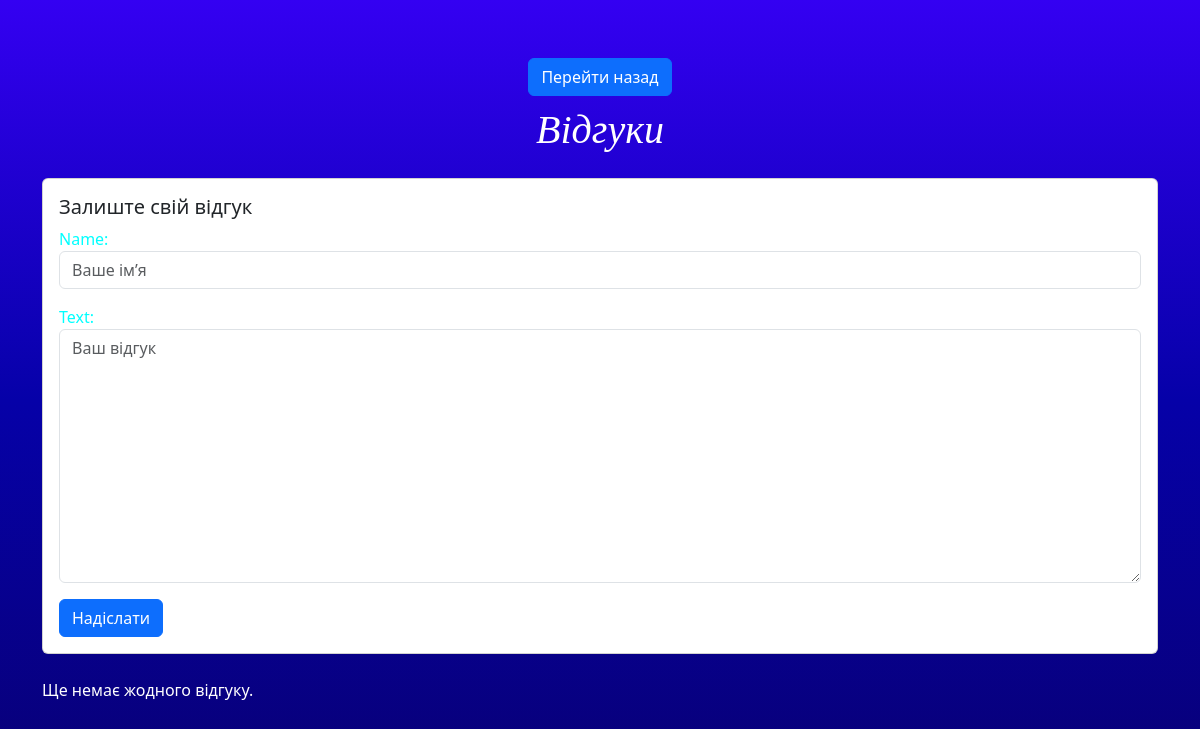
The app's page /reviews_list/, older data.
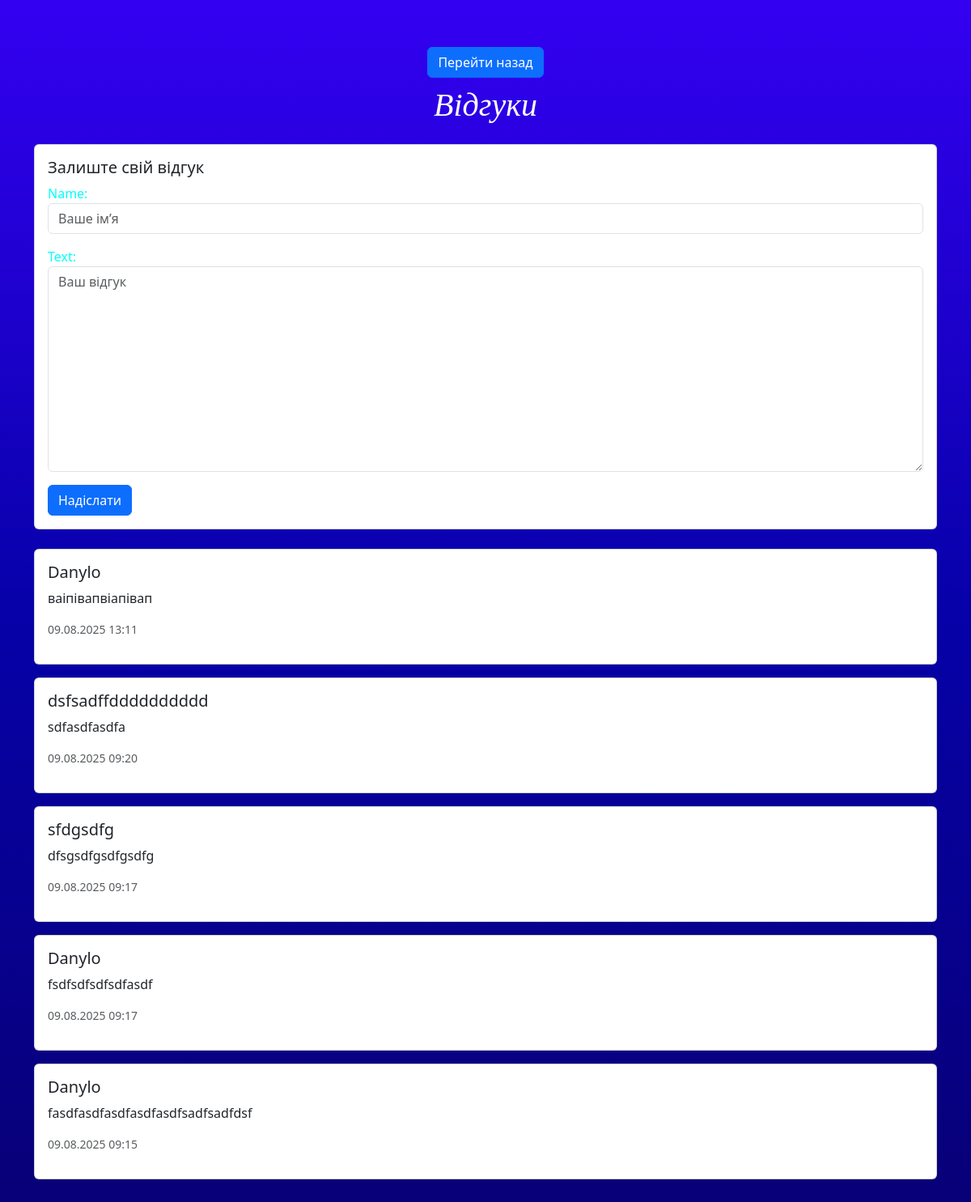
The same page, newer data.
### booking/models.py (models this page shows, shortened)
class Reviews(models.Model):
    name = models.CharField(max_length=30)
    text = models.TextField()
    created_at = models.DateTimeField(auto_now_add=True)

### booking/views.py (the view)
# urls.py: path("reviews_list/", views.reviews_list, name="reviews_list"),
def reviews_list(request):
    reviews = Reviews.objects.order_by('-created_at')  # Новіші зверху
    if request.method == 'POST':
        form = ReviewsForm(request.POST)
        if form.is_valid():
            form.save()
            return redirect('reviews_list')
    else:
        form = ReviewsForm()
    return render(request, 'reviews_list.html', {'reviews': reviews, 'form': form})

### booking/forms.py
class ReviewsForm(forms.ModelForm):
    class Meta:
        model = Reviews
        fields = ['name', 'text']
        widgets = {
            'name': forms.TextInput(attrs={'class': 'form-control', 'placeholder': 'Ваше ім’я'}),
            'text': forms.Textarea(attrs={'class': 'form-control', 'placeholder': 'Ваш відгук'}),
        }

### hotel_system/templates/reviews_list.html (shortened to what this page needs)
{% load static %}
<!DOCTYPE html>
<html lang="en">
<head>
    <link rel="stylesheet" href="{% static 'styles.css' %}">
    <link href="https://cdn.jsdelivr.net/npm/bootstrap@5.3.3/dist/css/bootstrap.min.css" rel="stylesheet">
</head>
<body class="container py-5">
<div class="text-center" >
    <a href="{% url 'booking' %}" class="btn btn-primary text-center">Перейти назад</a>
</div>
<h1 class="mb-4">Відгуки</h1>
<div class="card mb-4">
    <div class="card-body">
        <h5 class="card-title">Залиште свій відгук</h5>
        <form method="post">
            {{ form.as_p }}
            <button type="submit" class="btn btn-primary">Надіслати</button>
        </form>
    </div>
</div>
{% for review in reviews %}
<div class="card mb-3">
    <div class="card-body">
        <h5 class="card-title">{{ review.name }}</h5>
        <p class="card-text">{{ review.text }}</p>
        <p class="text-muted small">{{ review.created_at|date:"d.m.Y H:i" }}</p>
    </div>
</div>
{% empty %}
<p>Ще немає жодного відгуку.</p>
{% endfor %}
</body>
</body>
</html>

### hotel_system/static/styles.css (style rules this page uses)
body { font-family:'Franklin Gothic Medium', 'Arial Narrow', Arial, sans-serif; color: #686c69; }
h1 { color: rgb(65, 14, 2); text-align: center; font-style: italic; font-family: 'Georgia', serif; font-size: 25px; text-shadow: 1p 1px 2px #aaa; }
a { font-size: 25px; color: #3a3b3a; margin: 10px; padding: 50px; }
label { color: aqua; }

### hotel_system/templates/reviews_list.html (style rules this page uses)
body { background: linear-gradient(to bottom, #3400f2, #0601a8, #080075); min-height: 100vh; color: white; }

Row changes from the older to the newer data that the page shows:
added Reviews: name "Danylo", text "ваіпівапвіапівап", created_at "09.08.2025 13:11"
added Reviews: name "dsfsadffdddddddddd", text "sdfasdfasdfa", created_at "09.08.2025 09:20"
added Reviews: name "sfdgsdfg", text "dfsgsdfgsdfgsdfg", created_at "09.08.2025 09:17"
added Reviews: name "Danylo", text "fsdfsdfsdfsdfasdf", created_at "09.08.2025 09:17"
added Reviews: name "Danylo", text "fasdfasdfasdfasdfasdfsadfsadfdsf", created_at "09.08.2025 09:15"
Text that changed along with them:
text no longer shown: "Ще немає жодного відгуку."
